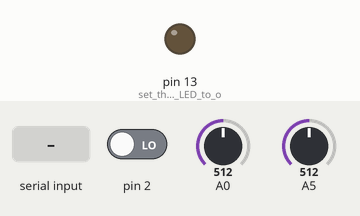
Simulated run of this sketch. Board: Arduino Uno, built with avr-gcc and run on an emulated ATmega328P. Shown: output pins drawn as LEDs (lit = HIGH). Inputs (shaded band) come from the test bench; at power-on: pin 2 LOW, A0 = 512, A5 = 512. What the sketch prints to the serial monitor is not drawn.

Above: at 1.2 s.
1.3 s: "a" received over Serial
At 2.4 s:
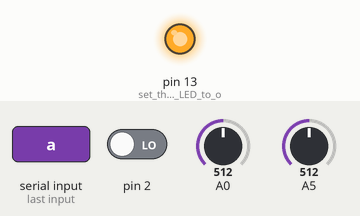
Timing chart, 0 to 4.3 s (numbered marks = the images above; inputs shaded):
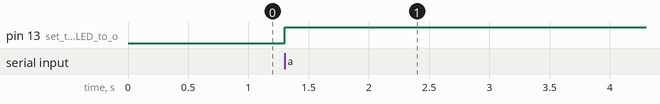

Measured:
- after the input at 1.3 s, pin 13 (set_the_built-in_LED_to_o): LOW → HIGH at once

The sketch:

SerialRxTx_A0D2_A5EMG.ino
```cpp
//*********************************************
// Time-Series Physiological Signal Processing
// SerialRxTx_A0.ino
// Rong-Hao Liang: r.liang@tue.nl
//*********************************************
//Before use, make sure your Arduino has 1 sensor connected to A0

#define MICRO_S 2000 //500Hz = 1M/MICRO_S;

int data = 0;
long timer = micros(); //timer
int ledOn = 0;

int beat = 0;

int emg = 0;

void setup() {// put your setup code here, to run once:
  Serial.begin(115200); //initialize a serial port at a 115200 baud rate.
  pinMode(LED_BUILTIN, OUTPUT); //set the built-in LED to output
}

void loop() {// put your main code here, to run repeatedly:
  if (micros() - timer > MICRO_S) { //Timer: send sensor data in every 2ms
    timer = micros();
    getDataFromProcessing(); //Receive before sending out the signals
    Serial.flush(); //Flush the serial buffer
    data = analogRead(A0); //get the analog reading
    sendDataToProcessing('A', data); //Put the data into buffer to sent it out later.
    beat = digitalRead(2);
    sendDataToProcessing('B', beat); //Put the beat into buffer to sent it out later.
    emg = analogRead(A5);
    sendDataToProcessing('C', emg); //Put the beat into buffer to sent it out later.
  }
}

void getDataFromProcessing() {
  while (Serial.available()) {
    char inChar = (char)Serial.read();
    if (inChar == 'a') { //when an 'a' charactor is received.
      ledOn = 1 - ledOn;
      digitalWrite(LED_BUILTIN, ledOn); //turn on the built in LED on Arduino Uno
    }
  }
}

void sendDataToProcessing(char symbol, int data) {
  Serial.print(symbol);  // symbol prefix of data type
  Serial.println(data);  // the integer data with a carriage return
}
```
